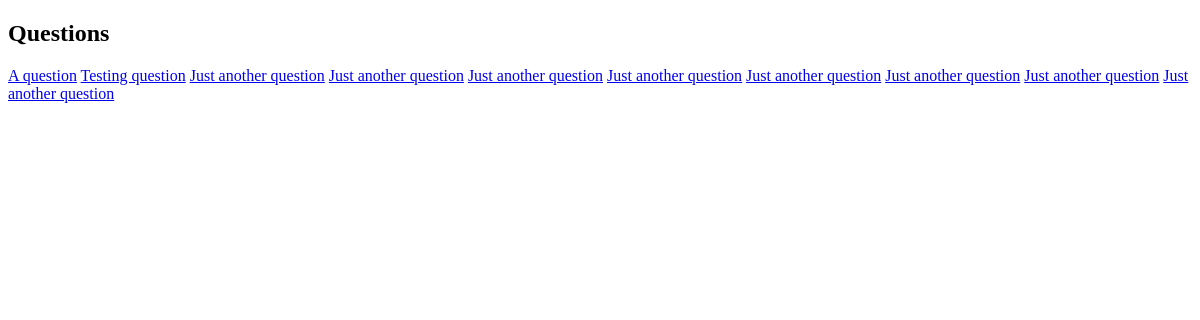
Page /questions/ on the earlier database version.
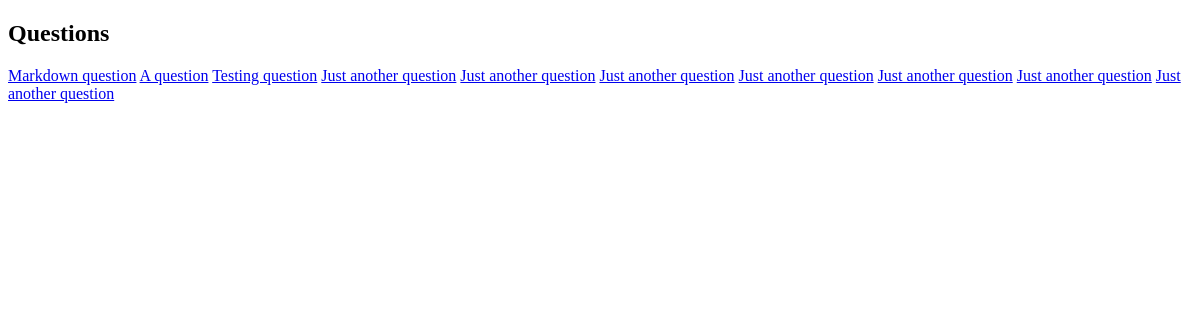
Same page on the later database version.
### main/models.py (models this page shows, shortened)
class Question(models.Model):
    title = models.CharField('title for question', max_length=150, blank=False)
    content = models.TextField(
        'more information about question', blank=True, default='')
    content_markdown = models.TextField(null=True, default='')
    asked_by = models.ForeignKey(to=get_user_model(), on_delete=models.CASCADE)
    created_at = models.DateTimeField(default=timezone.now, blank=True)
    votes = models.IntegerField('number of votes cast', default=0)

### main/views.py (the view)
# urls.py: path('questions/', views.all_questions, name='all_questions'),
def all_questions(request):
    question_list = Question.objects.order_by('-created_at')[:10]
    return render(request, 'main/all_questions.html', {'question_list': question_list})

### main/templates/main/all_questions.html (shortened to what this page needs)
<!DOCTYPE html>
<html lang="en">
  <head>
  </head>
  <body>
    <h2>Questions</h2>
    {% for question in question_list %}
    <a href="{% url 'main:question_details' question.id %}"
      >{{question.title}}</a
    >
    {% endfor %}
  </body>
</html>

Differences in the rows shown:
no longer on this page (row unchanged): Question: title "Just another question"
added Question: title "Markdown question"
